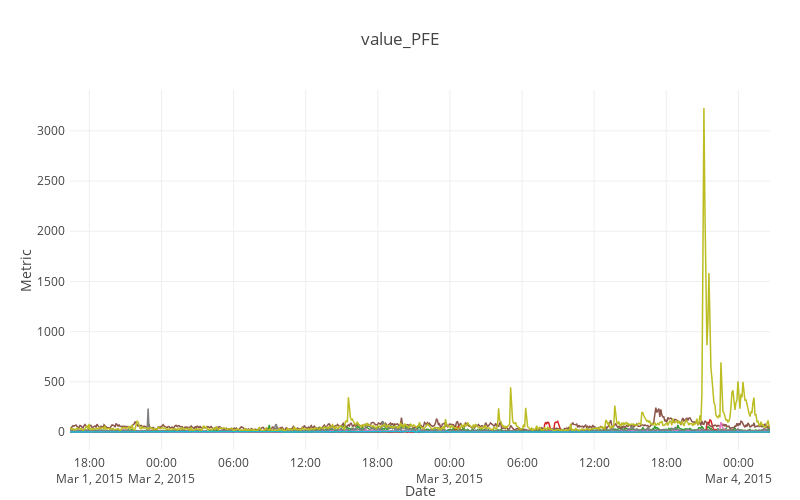

Notebook source saved alongside this figure:
### Code cell
traces = []
for col in data_df.columns:
    traces.append(get_data_scatter(data_df, col))
data = Data(traces)
layout = createLayout(title=col)
fig = Figure(data=data, layout=layout)
offline.iplot(fig)

### Figure 1 — Plotly figure (JSON) as saved in the notebook; plotly's stock layout.template omitted (floating-point values rounded to 4 significant figures; data arrays with more than 128 entries replaced by an {"elided": "..."} marker saying what was removed)
{"data": [{"line": {"width": 1.5}, "name": "value_CVS", "showlegend": false, "type": "scatter", "x": {"elided": "700 str values"}, "y": {"elided": "700 int values"}}, {"line": {"width": 1.5}, "name": "value_CRM", "showlegend": false, "type": "scatter", "x": {"elided": "700 str values"}, "y": {"elided": "700 int values"}}, {"line": {"width": 1.5}, "name": "value_GOOG", "showlegend": false, "type": "scatter", "x": {"elided": "700 str values"}, "y": {"elided": "700 int values"}}, {"line": {"width": 1.5}, "name": "value_UPS", "showlegend": false, "type": "scatter", "x": {"elided": "700 str values"}, "y": {"elided": "700 int values"}}, {"line": {"width": 1.5}, "name": "value_IBM", "showlegend": false, "type": "scatter", "x": {"elided": "700 str values"}, "y": {"elided": "700 int values"}}, {"line": {"width": 1.5}, "name": "value_AMZN", "showlegend": false, "type": "scatter", "x": {"elided": "700 str values"}, "y": {"elided": "700 int values"}}, {"line": {"width": 1.5}, "name": "value_KO", "showlegend": false, "type": "scatter", "x": {"elided": "700 str values"}, "y": {"elided": "700 int values"}}, {"line": {"width": 1.5}, "name": "value_FB", "showlegend": false, "type": "scatter", "x": {"elided": "700 str values"}, "y": {"elided": "700 int values"}}, {"line": {"width": 1.5}, "name": "value_AAPL", "showlegend": false, "type": "scatter", "x": {"elided": "700 str values"}, "y": {"elided": "700 int values"}}, {"line": {"width": 1.5}, "name": "value_PFE", "showlegend": false, "type": "scatter", "x": {"elided": "700 str values"}, "y": {"elided": "700 int values"}}], "layout": {"bargap": 0, "barmode": "stack", "font": {"size": 12}, "height": 500, "margin": {"b": 50, "l": 70, "pad": 4, "r": 30, "t": 90}, "showlegend": false, "title": "value_PFE", "width": 800, "xaxis": {"title": "Date"}, "yaxis": {"autorange": true, "autotick": true, "domain": [0, 1], "title": "Metric"}}}
